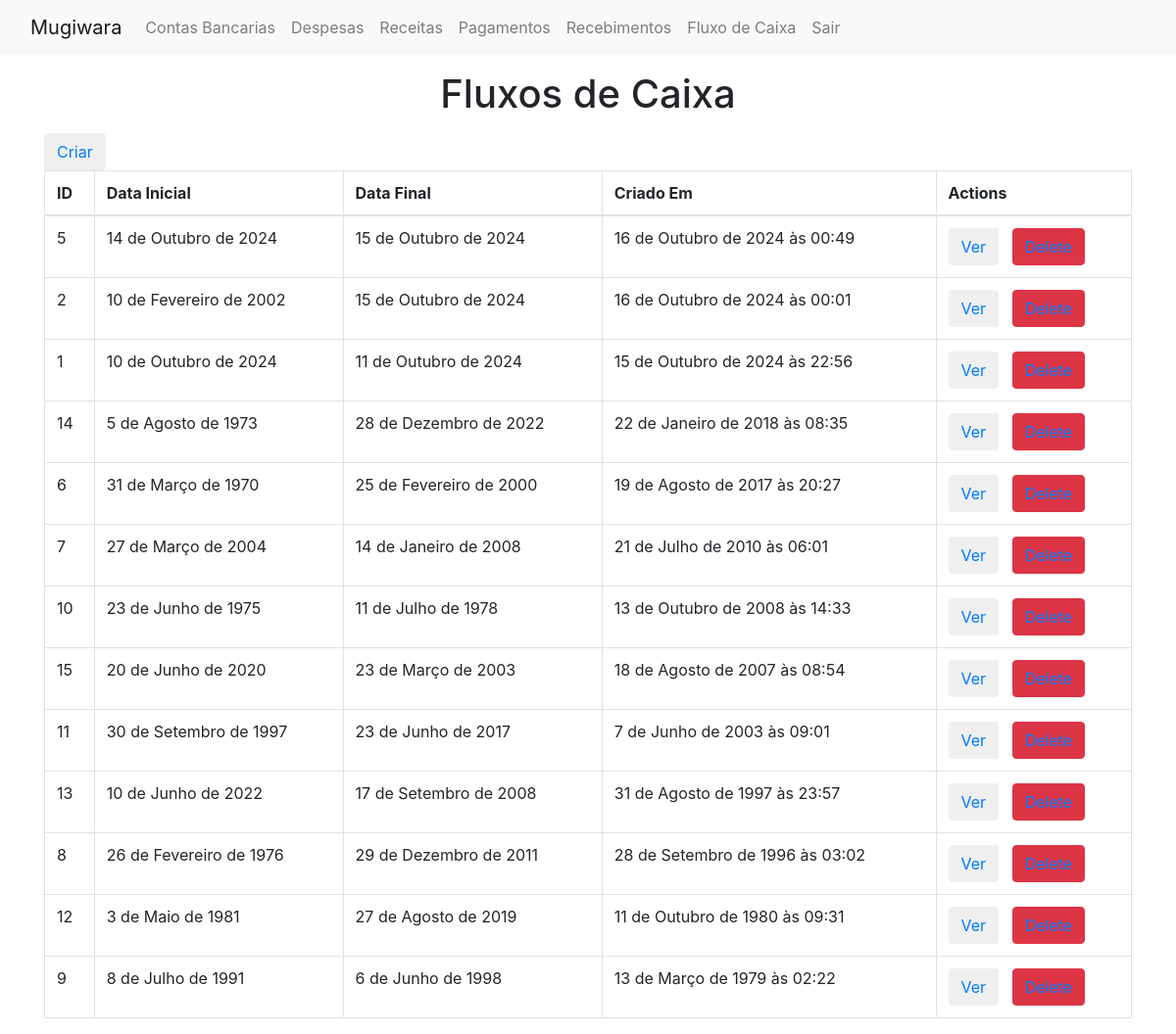
Page /show_fluxo_caixa/ (signed in) on the committed database.
### mugiwara/models/fluxo_caixa.py (models this page shows, shortened)
class fluxo_caixa(models.Model):
    data_inicial = models.DateField()
    data_final = models.DateField()
    created_at = models.DateTimeField(auto_created=True, auto_now_add=True)
    class Meta:
        ordering = ['-created_at']

### mugiwara/views.py (the view)
# urls.py: path('show_fluxo_caixa/', views.showFluxoCaixaView, name='show_fluxo_caixa'),
@login_required
def showFluxoCaixaView(request):
    fluxo_caixas = fluxo_caixa.objects.all()
    context = {
        'fluxo_caixas': fluxo_caixas
    }
    return render(request, 'mugiwara/show_fluxo_caixa.html', context)

### mugiwara/templates/mugiwara/show_fluxo_caixa.html (shortened to what this page needs)
{% extends 'layout.html' %}
{% block content %}
<div class="container">
<h1 class="text-center mt-3 mb-3">Fluxos de Caixa</h1>
<button class="btn"><a href="{% url 'fluxo_caixa' %}">Criar</a></button>
<table class="table table-bordered">
   <thead>
     <tr>
       <th scope="col">ID</th>
       <th scope="col">Data Inicial</th>
       <th scope="col">Data Final</th>
       <th scope="col">Criado Em</th>
       <th scope="col">Actions</th>
     </tr>
   </thead>
   <tbody>
   {% for fluxo_caixa in fluxo_caixas %}
     <tr>
       <td>{{fluxo_caixa.id}}</td>
       <td>{{fluxo_caixa.data_inicial}}</td>
       <td>{{fluxo_caixa.data_final}}</td>
       <td>{{fluxo_caixa.created_at}}</td>
       <td>
           <button class="btn"><a href="{% url 'show_fluxo_caixa_one' fluxo_caixa.id %}">Ver</a></button>&nbsp;&nbsp;
           <button class="btn btn-danger"><a href="{% url 'delete_fluxo_caixa' fluxo_caixa.id %}">Delete</a></button>
       </td>
     </tr>
   {% endfor %}
   </tbody>
 </table>
</div>
{% endblock %}

### rows in the picture
fluxo_caixa: id "5", data_inicial "14 de Outubro de 2024", data_final "15 de Outubro de 2024", created_at "16 de Outubro de 2024 às 00:49"
fluxo_caixa: id "2", data_inicial "10 de Fevereiro de 2002", data_final "15 de Outubro de 2024", created_at "16 de Outubro de 2024 às 00:01"
fluxo_caixa: id "1", data_inicial "10 de Outubro de 2024", data_final "11 de Outubro de 2024", created_at "15 de Outubro de 2024 às 22:56"
fluxo_caixa: id "14", data_inicial "5 de Agosto de 1973", data_final "28 de Dezembro de 2022", created_at "22 de Janeiro de 2018 às 08:35"
fluxo_caixa: id "6", data_inicial "31 de Março de 1970", data_final "25 de Fevereiro de 2000", created_at "19 de Agosto de 2017 às 20:27"
fluxo_caixa: id "7", data_inicial "27 de Março de 2004", data_final "14 de Janeiro de 2008", created_at "21 de Julho de 2010 às 06:01"
fluxo_caixa: id "10", data_inicial "23 de Junho de 1975", data_final "11 de Julho de 1978", created_at "13 de Outubro de 2008 às 14:33"
fluxo_caixa: id "15", data_inicial "20 de Junho de 2020", data_final "23 de Março de 2003", created_at "18 de Agosto de 2007 às 08:54"
fluxo_caixa: id "11", data_inicial "30 de Setembro de 1997", data_final "23 de Junho de 2017", created_at "7 de Junho de 2003 às 09:01"
fluxo_caixa: id "13", data_inicial "10 de Junho de 2022", data_final "17 de Setembro de 2008", created_at "31 de Agosto de 1997 às 23:57"
fluxo_caixa: id "8", data_inicial "26 de Fevereiro de 1976", data_final "29 de Dezembro de 2011", created_at "28 de Setembro de 1996 às 03:02"
fluxo_caixa: id "12", data_inicial "3 de Maio de 1981", data_final "27 de Agosto de 2019", created_at "11 de Outubro de 1980 às 09:31"
fluxo_caixa: id "9", data_inicial "8 de Julho de 1991", data_final "6 de Junho de 1998", created_at "13 de Março de 1979 às 02:22"
